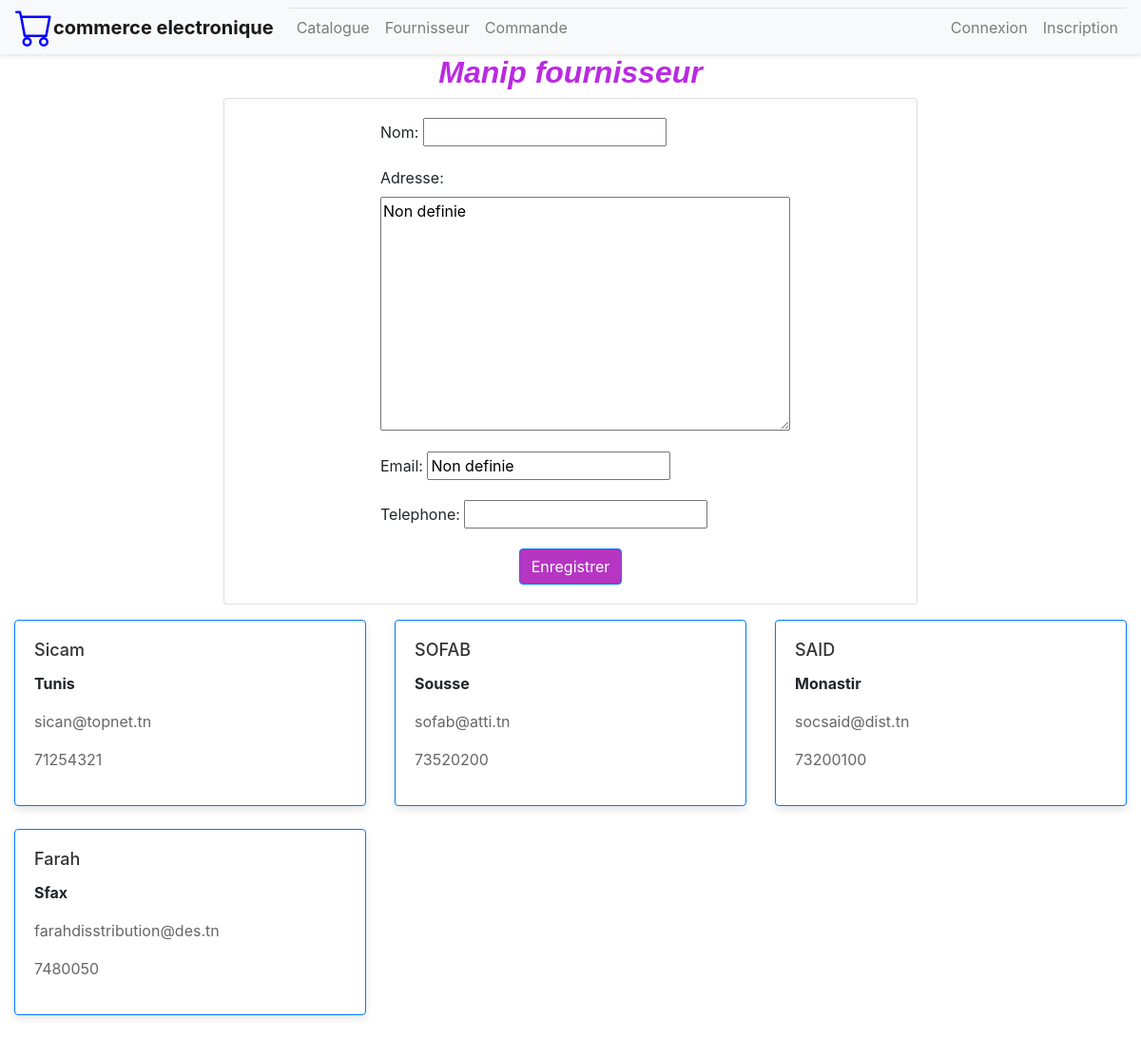
Page /magasin/nouvFournisseur/ on the earlier database version.
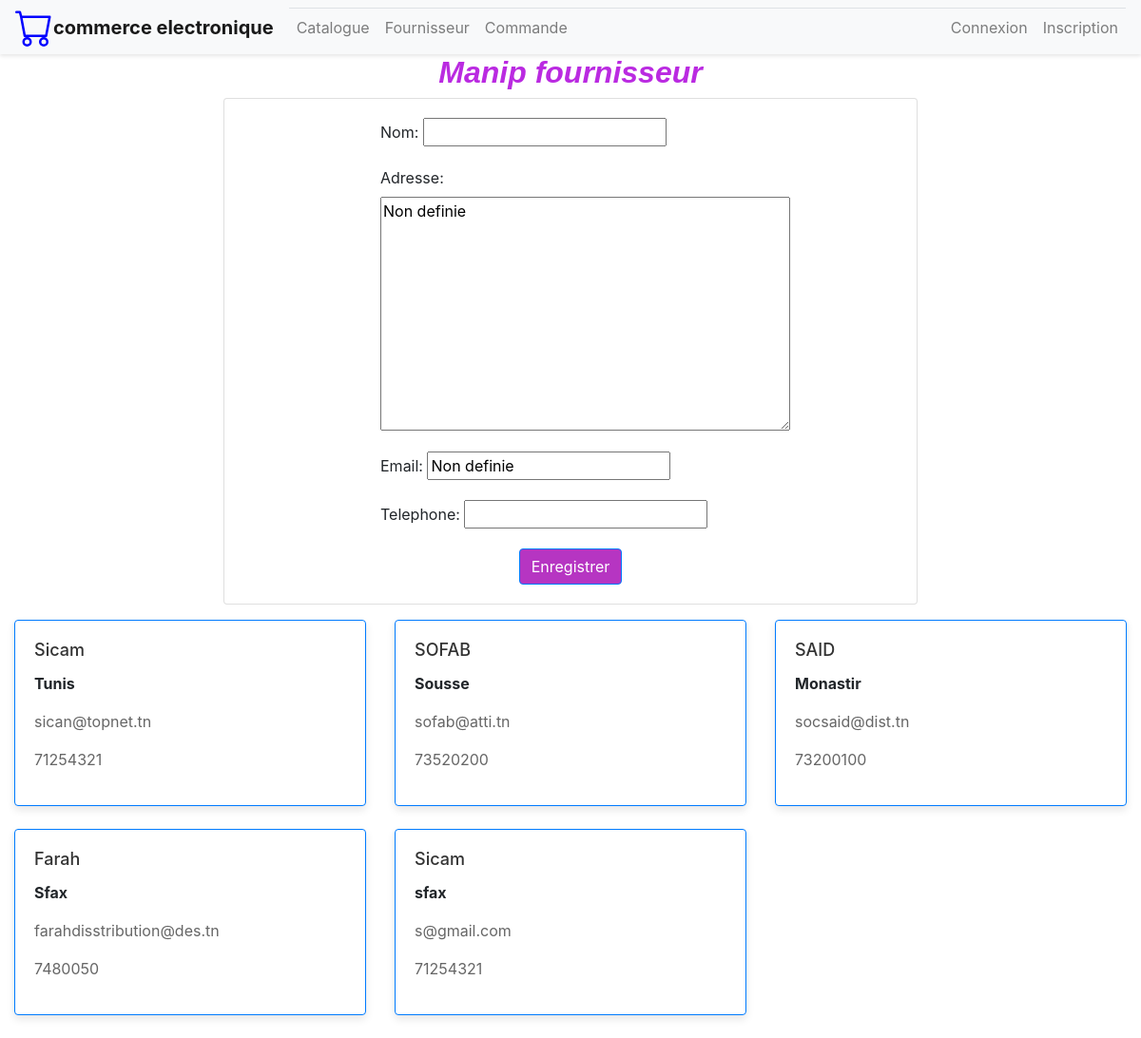
Same page on the later database version.
### magasin/models.py (models this page shows, shortened)
class Fournisseur(models.Model):
    nom=models.CharField(max_length=100)
    adresse=models.TextField(default='Non definie')
    email=models.EmailField(default='Non definie')
    telephone=models.CharField(max_length=8)

### magasin/views.py (the view)
# urls.py: path('nouvFournisseur/', views.formFournisseur, name='fournisseur'),
def formFournisseur(request):
    form = FournisseurForm()
    if request.method == "POST":
        form = FournisseurForm(request.POST, request.FILES)
        if form.is_valid():
            form.save()
    fournisseurs=Fournisseur.objects.all()
    context={'form': form,'fournisseurs': fournisseurs}
    return render(request, 'magasin/fournisseur.html', context)

### magasin/forms.py
class FournisseurForm(ModelForm):
    class Meta:
      model = Fournisseur
      fields = "__all__"

### magasin/templates/magasin/fournisseur.html (shortened to what this page needs)
{% extends 'magasin/base.html' %}
{% block content %}
<div class="col-md-12 text-center">
  <h2 style="font-family: 'Arial', sans-serif; font-weight: bold; color: rgb(186, 42, 225); font-style: italic;">Manip fournisseur</h2>
</div>
<div class="container">
  <div class="row justify-content-center">
    <div class="col-md-8">
      <div class="card">
        <div class="card-body">
          <form method='POST' class="post-form" style="max-width: 400px; margin: 0 auto;">
            {{ form.as_p }}
            <div class="text-center mt-3">
              <button type="submit" class="btn btn-primary" style="background-color: #b635c2;">Enregistrer</button>
            </div>
          </form>
        </div>
      </div>
    </div>
  </div>
</div>
<div class="container-fluid mt-3">
  <div class="row">
    {% for fournisseur in fournisseurs %}
    <div class="col-md-4 mb-4">
      <div id="{{ fournisseur.id }}" class="card border-primary" style="box-shadow: 0 4px 8px rgba(0, 0, 0, 0.1);">
        <div class="card-body">
          <h5 class="card-title" style="color: #333; font-size: 18px;">{{ fournisseur.nom }}</h5>
          <p><b>{{ fournisseur.adresse }}</b></p>
          <p style="color: #666;">{{ fournisseur.email }}</p>
          <p style="color: #666;">{{ fournisseur.telephone }}</p>
        </div>
      </div>
    </div>
    {% endfor %}
  </div>
</div>
{% endblock %}

Differences in the rows shown:
added Fournisseur: nom "Sicam", adresse "sfax", email "s@gmail.com", telephone "71254321"
